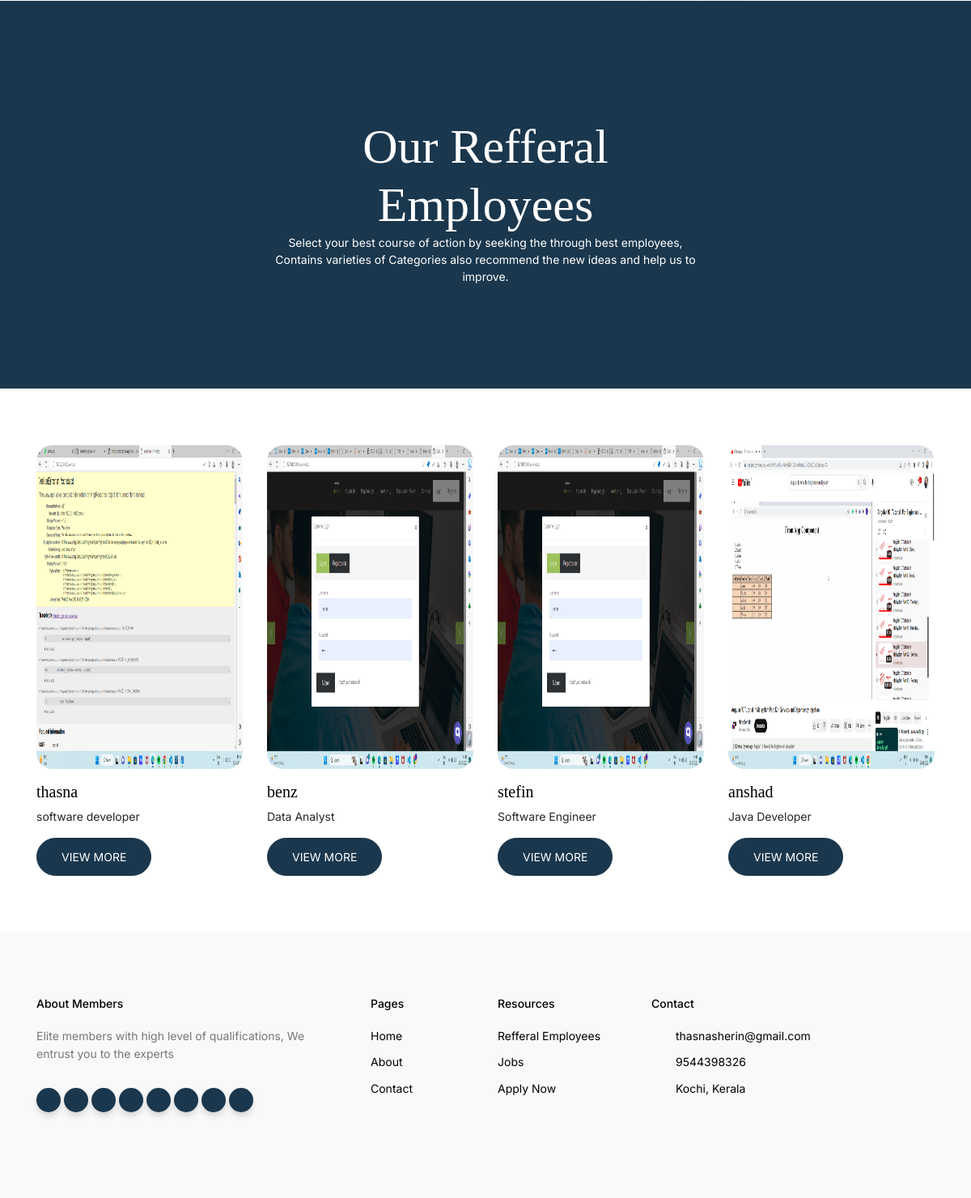
Page /employees (lower part) on the earlier database version.
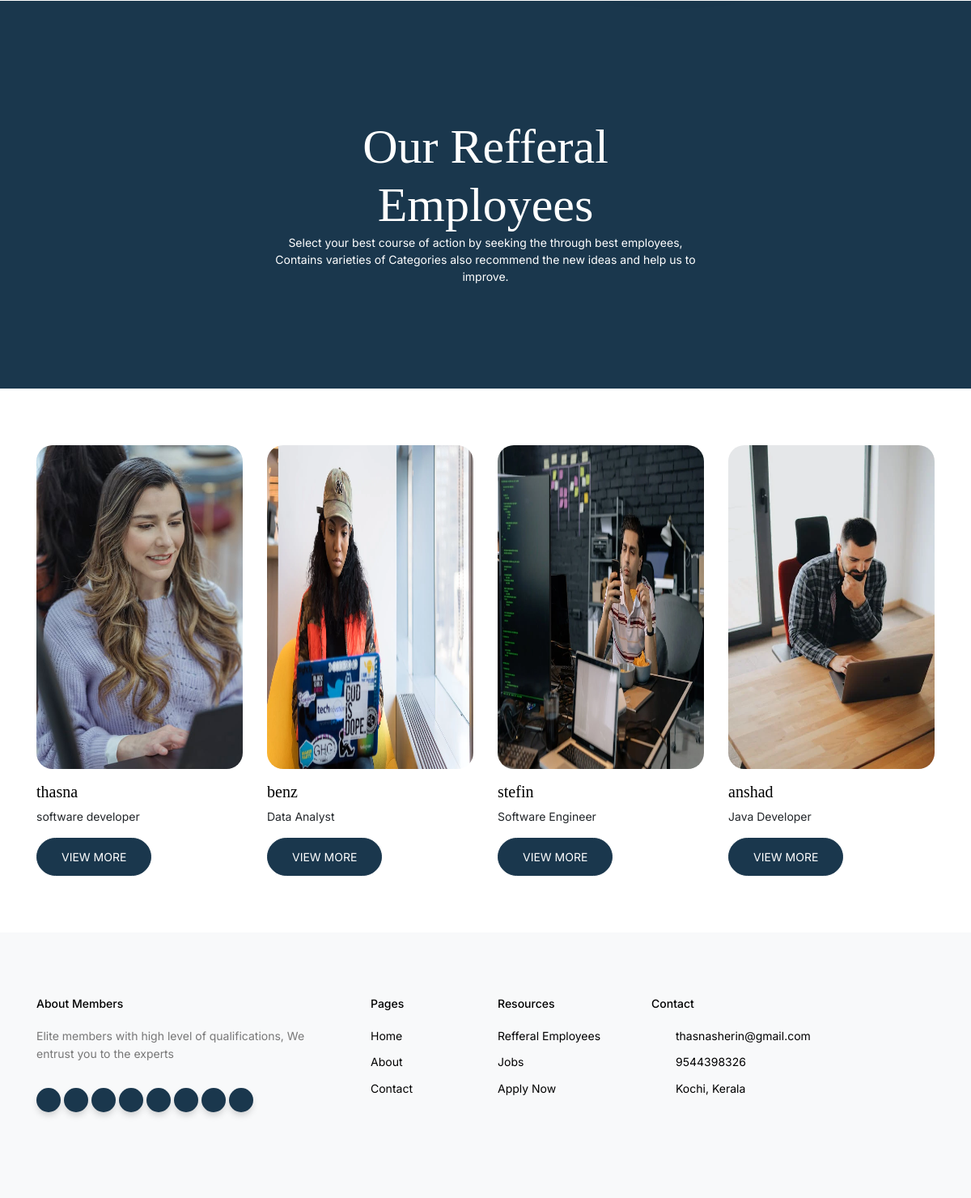
Same page on the later database version.
### Employee/models.py (models this page shows)
class Eregister(models.Model):
    name=models.CharField(max_length=100)
    password=models.CharField(max_length=10,default='')
    email=models.EmailField()
    phone=models.CharField(max_length=100)
    design=models.CharField(max_length=100)
    qual=models.CharField(max_length=100)
    img=models.ImageField(upload_to='images',default='null.jpg')
    status=models.IntegerField(default=0)

### UserApp/views.py (the view)
# urls.py: path('employees',views.employees,name="employees"),
def employees(request):
    details=Eregister.objects.filter(status=1)
    context={
        'details':details
    }
    return render(request,'employees.html',context)

### UserApp/templates/employees.html
{% extends 'home_page.html' %}
{% block content %}
  <div class="hero hero-inner">
    <div class="container">
      <div class="row align-items-center">
        <div class="col-lg-6 mx-auto text-center">
          <div class="intro-wrap">
            <h1 class="mb-0">Our Refferal Employees</h1>
            <p class="text-white">Select your best course of action by seeking the through best employees, Contains varieties of Categories also recommend the new ideas and help us to improve.</p>
          </div>
        </div>
      </div>
    </div>
  </div>
  <div class="untree_co-section">
    <div class="container">
      <div class="row">
        {% for i in details %}
        <div class="col-6 col-md-6 col-lg-3">
          <div class="media-1">
            {% if i.img %}
            <a href="" class="d-block mb-3"><img style="height: 400px;" src="{{i.img.url}}" alt="Image" class="img-fluid"></a>
            {% endif %}
            <div class="d-flex">
              <div>
                <h3><a href="#">{{i.name}}</a></h3>
                <p>{{i.design}}</p>
                <a href="{% url 'singleemp' id=i.id %}"><button class="btn btn-primary">VIEW MORE</button></a>
              </div>
            </div>
          </div>
        </div>
        {% endfor %}
      </div>
    </div>
  </div>
{% endblock %}

Differences in the rows shown:
changed Eregister "thasna": img: a different picture
changed Eregister "benz": img: a different picture
changed Eregister "stefin": img: a different picture
changed Eregister "anshad": img: a different picture
